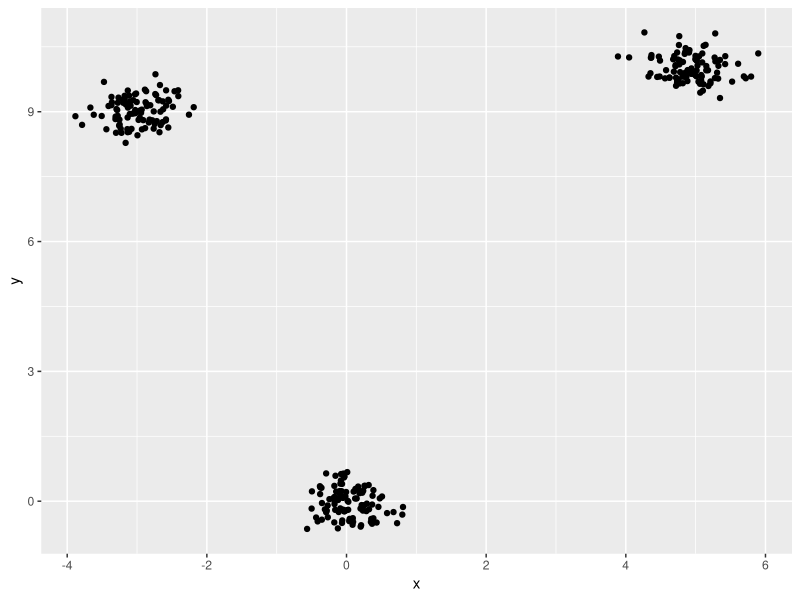

The R source for this figure:
distmat_f <- function(x,y){
  if(!is.matrix(x)){
    x <- t(as.matrix(x))
  }
  if(!is.matrix(y)){
    y <- t(as.matrix(y))
  }
  n <- nrow(x)
  m <- nrow(y)
  xmat <- apply(x, 1, crossprod)
  ymat <- apply(y,1,crossprod)
  mat1 <- matrix(xmat, nrow=n, ncol=m)
  mat2 <- matrix(ymat,nrow =n,ncol = m,byrow = T )
  mat3 <- tcrossprod(x,y)
  mat4 <- mat1 + mat2 - 2*mat3
  mat5 <- sqrt(mat4)
  return(mat5)
}

findcluster=function(d){
  cl=NULL
  k=0
  n=nrow(d)
  check=rep(0,n)
  for(i in 1:n){
    s=NULL
    m=1
    if(check[i]==0){
      check[i]=1
      for(j in 1:n){
        if(all(d[j,]==d[i,])){
          s[m]=j
          check[j]=1
          m=m+1
        }
      }
      if(m>1){
        k=k+1
        cl[c(i,s)]=k
      }
    }
  }
  return(cl)
}

dynamicclustering=function(x,eps){
  n=nrow(x)
  t=0
  r_c=NULL
  r_c_temp=NULL
  converge=0
  x_new=x
  while(converge==0){
    dm=distmat_f(x,x)
    for(i in 1:n){
      neighbors=which(dm[i,]<eps)
      m=length(neighbors)
      if(m>1){
        x_new[i,]=x[i,]+colMeans(sin(x[neighbors,]-x[i,]))
        r_c_temp[i]=mean(exp(-distmat_f(x[neighbors,],x[i,])))
      }else{
        x_new[i,]=x[i,]+sin(x[neighbors,]-x[i,])
        r_c_temp[i]=mean(exp(-distmat_f(x[neighbors,],x[i,])))
      }
    }
    t=t+1
    r_c[t]=sum(r_c_temp)/n
    if(t>1){
      if(r_c[t]-r_c[t-1]<10^-5){
        converge=1
      }
    }
    x=x_new
  }
  findcluster(x)
}


library(tidyverse)
library(MASS)

##1
gau1=mvrnorm(100,Sigma = matrix(c(.1,0,0,.1),2,2),mu = c(0,0))
gau2=mvrnorm(100,Sigma = matrix(c(.1,0,0,.1),2,2),mu = c(5,10))
gau3=mvrnorm(100,Sigma = matrix(c(.1,0,0,.1),2,2),mu = c(-3,9))
gau=rbind(gau1,gau2,gau3)
colnames(gau)= c('x','y')
gau_tb=as.tibble(gau)
ggplot(gau_tb,aes(x,y))+geom_point()
cl=dynamicclustering(gau,1)
